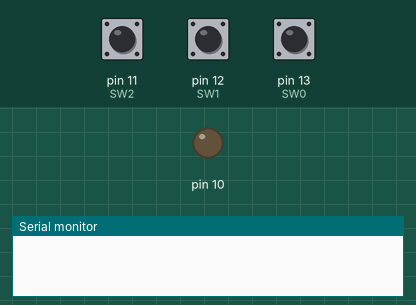
Recording of a sketch running on a simulated Arduino Uno, built with avr-gcc and run on an emulated ATmega328P. Shown: output pins drawn as LEDs (lit = HIGH), the last lines printed to the serial monitor. The test bench sets the inputs (shaded band); at power-on: pin 12 (SW1) HIGH, pin 11 (SW2) HIGH, pin 13 (SW0) HIGH.

Above: at 1.2 s.
1.3 s: pin 12 (SW1) pulled LOW for 0.15 s
At 2.1 s:
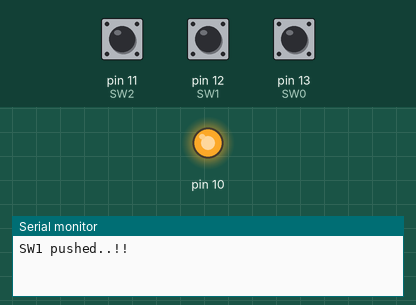
2.9 s: pin 11 (SW2) pulled LOW for 0.15 s
4.5 s: pin 13 (SW0) pulled LOW for 0.15 s
Timing chart, 0 to 7.5 s (numbered marks = the images above; inputs shaded):
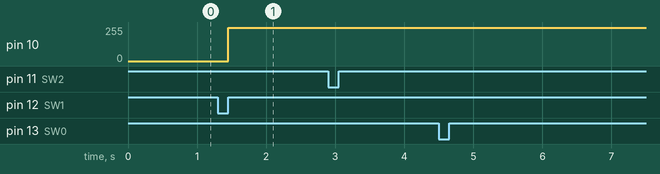

The sketch:

EX03_Buzzer_Timer1.ino
```cpp
// 타이머1을 이용하여 음계를 출력하세요.
// Buzzer : 10 또는 9번에 연결
// SW0 : 음계를 올리는거 5옥타브도에서 6옥타브도까지 증가
// SW1 : 음계를 내리는거 5옥타브도에서 6옥타브도까지 증가
// SW2 : 시작, 정지
#include <TimerOne.h>   // timer1, 9번, 10번핀만 사용가능
#include "PinChangeInterrupt.h"

const uint8_t BUZZER = 10;
const uint8_t SW0 = 13;
const uint8_t SW1 = 12;
const uint8_t SW2 = 11;

int flag_buzzer = 0;
int cnt = 0;
int aPitchData[8] = {523,587,659,698,784,880,988,1046};

void setup(){
    Serial.begin(115200);
    pinMode(SW0, INPUT);
    attachPCINT(digitalPinToPCINT(SW0), sw0_Pressed, RISING);
    pinMode(SW1, INPUT);
    attachPCINT(digitalPinToPCINT(SW1), sw1_Pressed, RISING);
    pinMode(SW2, INPUT);
    attachPCINT(digitalPinToPCINT(SW2), sw2_Pressed, RISING);

    Timer1.initialize();    // 타이머1을 초기화, 디폴트 주기 1s
}

void loop(){

}

void sw0_Pressed(){
    Serial.println("SW0 pushed..!!");
    Timer1.pwm(BUZZER, 1000, 1000000/aPitchData[cnt]);
    if(cnt >= 7)
        cnt = 7;
    else
        cnt++;
    flag_buzzer = 1;
}

void sw1_Pressed(){
    Serial.println("SW1 pushed..!!");
    Timer1.pwm(BUZZER, 1000, 1000000/aPitchData[cnt]);
    if(cnt <= 0)
        cnt = 0;
    else
        cnt--;
    flag_buzzer = 1;
}

void sw2_Pressed(){
    Serial.println("SW2 pushed..!!");
    cnt = 0;
    if(flag_buzzer == 0){
        Timer1.start();
        flag_buzzer = 1;
    }
    else{
        Timer1.stop();
        flag_buzzer = 0;
    }
}
```

Measured:
- after the input at 1.3 s, pin 10: 0/255 → 250/255 after 0.15 s
